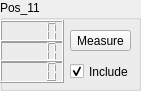
     <widget class="QGroupBox" name="Calib_box_11">
      <property name="geometry">
       <rect>
        <x>190</x>
        <y>270</y>
        <width>141</width>
        <height>91</height>
       </rect>
      </property>
      <property name="title">
       <string>Pos_11</string>
      </property>
      <widget class="QLCDNumber" name="calib_box_x_11">
       <property name="geometry">
        <rect>
         <x>0</x>
         <y>20</y>
         <width>64</width>
         <height>23</height>
        </rect>
       </property>
      </widget>
      <widget class="QLCDNumber" name="calib_box_y_11">
       <property name="geometry">
        <rect>
         <x>0</x>
         <y>40</y>
         <width>64</width>
         <height>23</height>
        </rect>
       </property>
      </widget>
      <widget class="QLCDNumber" name="calib_box_z_11">
       <property name="geometry">
        <rect>
         <x>0</x>
         <y>60</y>
         <width>64</width>
         <height>23</height>
        </rect>
       </property>
      </widget>
      <widget class="QPushButton" name="calibButton_11">
       <property name="geometry">
        <rect>
         <x>70</x>
         <y>30</y>
         <width>61</width>
         <height>21</height>
        </rect>
       </property>
       <property name="text">
        <string>Measure</string>
       </property>
      </widget>
      <widget class="QCheckBox" name="checkBox_11">
       <property name="geometry">
        <rect>
         <x>70</x>
         <y>60</y>
         <width>92</width>
         <height>23</height>
        </rect>
       </property>
       <property name="text">
        <string>Include</string>
       </property>
       <property name="checked">
        <bool>true</bool>
       </property>
      </widget>
     </widget>
